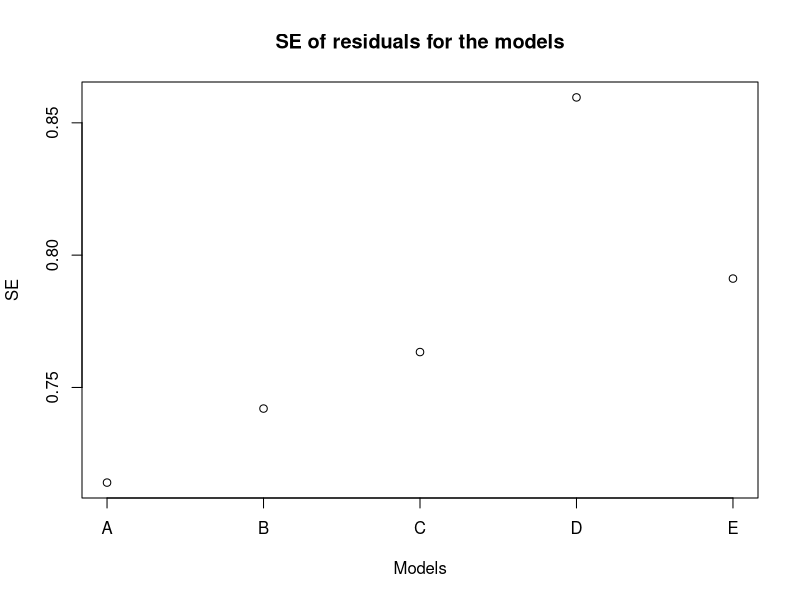
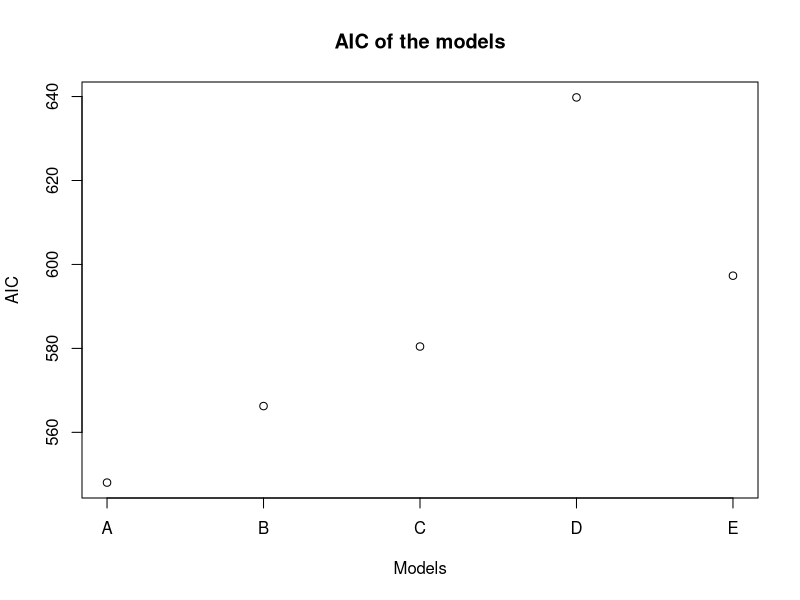

Write the R code that produced these figures, in order.
# open the SweObs data
swe_obs <- data.frame(read.csv("SweObs.csv",header=FALSE))
colnames(swe_obs) <- c("lon","lat","elevation","dcoast", "dcoastswe","y")

# consider various models.
# A: y ~ lat + elevation + dcoast + dcoastswe
fitA <- lm(y ~ lat + elevation + dcoast + dcoastswe, data = swe_obs)
sA <- summary(fitA)
print(sA)
# B: y ~ lat + elevation + dcoastswe
fitB <- lm(y ~ lat + elevation + dcoastswe, data=swe_obs)
sB <- summary(fitB)
print(sB)
# C: y ~ lat + elevation + docast
fitC <- lm(y ~ lat + elevation + dcoast, data=swe_obs)
sC <- summary(fitC)
print(sC)
# D: y ~ lat + dcoast + dcoastswe
fitD <- lm(y ~ lat + dcoast + dcoastswe, data=swe_obs)
sD <- summary(fitD)
print(sD)
# E: y ~ lat + elevation
fitE <- lm(y ~ lat + elevation, data=swe_obs)
sE <- summary(fitE)
print(sE)
plot.new()
plot(c(sA$sigma, sB$sigma, sC$sigma, sD$sigma, sE$sigma), ylab="SE", xaxt="n", xlab="Models", main="SE of residuals for the models")
axis(1, at=1:5, labels=c("A","B","C","D","E"))

plot.new()
aics <- c(AIC(fitA),AIC(fitB),AIC(fitC),AIC(fitD),AIC(fitE))
plot(aics, ylab="AIC", xaxt="n", xlab="Models", main="AIC of the models")
axis(1, at=1:5, labels=c("A","B","C","D","E"))